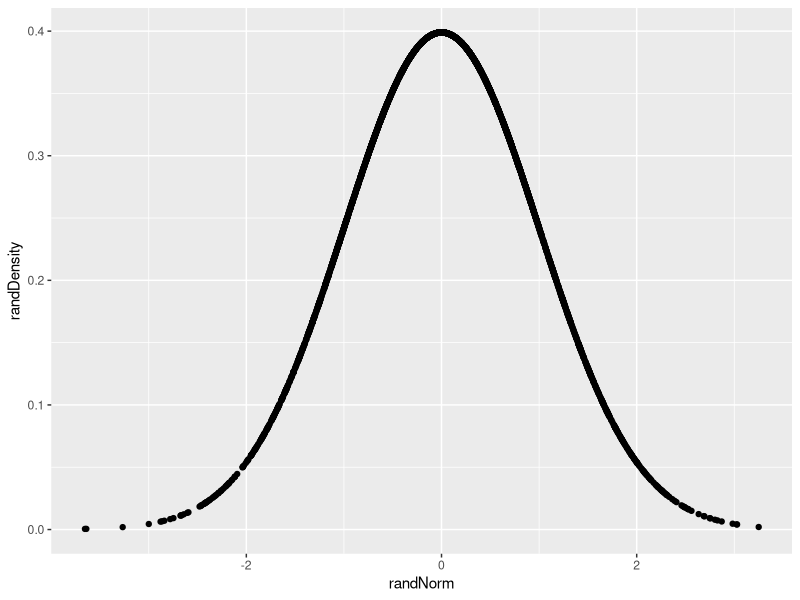
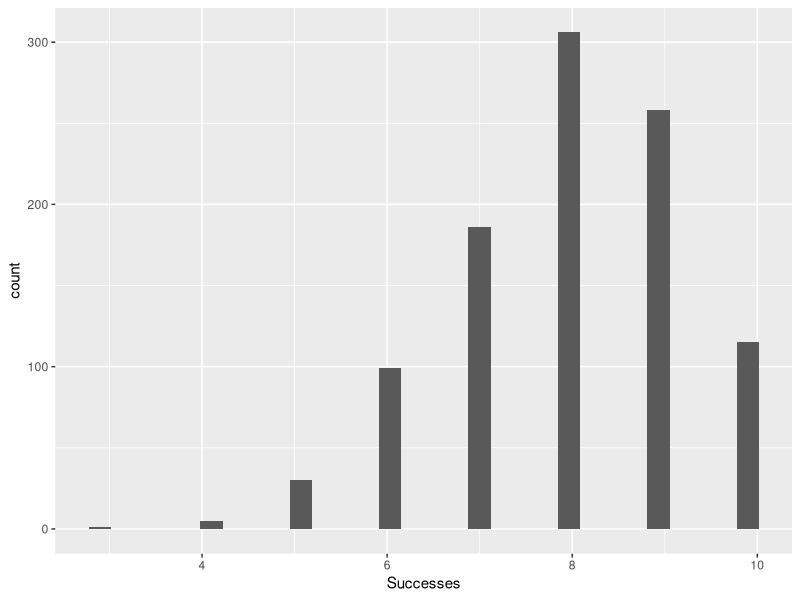

Reproduce these figures in R, in order. (Note: this script raises an error after producing the figures.)
#DTA250 - Fall 2023
#JJ

# Normal Distributions ----
# Perhaps the most famous, and most used, distribution is the normal 
# distribution.

#TODO
# Create 10 random numbers using the rnorm() function
rnorm(10)


# In the case above, the mean is automatically set to 0 and the standard
# deviation is set to 1. We can change these values by adding the mean and
# standard deviation arguments to the function.

#TODO
# Create 10 random numbers with a mean of 100 and a standard deviation of 20

rnorm(n=10, mean=100, sd=20)


# The dnorm() function will give us the probability density of a given value
# in a normal distribution. For example, if we want to know the probability
# density of the value 100 in a normal distribution with a mean of 100 and a
# standard deviation of 20, we can use the dnorm() function.



#TODO
# Create 10 random numbers using the rnorm() function and store it in a variable
# called randNorm10

randNorm10 <- rnorm(10)

randNorm10

#TODO
# Run the dnorm() function on randNorm10
dnorm(randNorm10)

## Plotting Normal Distributions ----
#TODO
# Create 3000 random numbers using rnorm() and assign it to a variable called 
# randNorm
# Calculate the distribution of randNorm using the dnorm() function and assign
# it to a variable called randDensity
# Create a data.frame called randDF with two columns: randNorm and randDensity
# Load the ggplot2 library
# Create a scatter plot using the ggplot() and geom_point() functions
# Set the data argument to randDF
# Set the x-axis to randNorm and the y-axis to randDensity

randNorm <- rnorm(3000)
randDensity <- dnorm(randNorm)
randDF <- data.frame(randNorm, randDensity)
library(tidyverse)
ggplot(data = randDF, aes(x=randNorm, y=randDensity)) +
  geom_point()

# The pnorm() function will give us the cumulative probability of a given
# value in a normal distribution.

#TODO
# Run the pnorm() function on randNorm10
randNorm10

pnorm(randNorm10)


# Binomial Distributions ----
# The binomial distribution is a discrete probability distribution that
# describes the probability of a given number of successes in a given number
# of trials in an experiment which has two possible outcomes (commonly called
# a binomial experiment). For example, the probability of getting 3 heads in 5
# coin tosses.

#TODO
# Execute the rbinom() function with n=1, size=10, prob=0.4
rbinom(n=1, size=10, prob=0.4)

#TODO
# Try the code above with n=5 and n=10
rbinom(n=5, size=10, prob=0.4)
rbinom(n=10, size=10, prob=0.4)


#TODO
# Try the above 3 examples but this time make sure size=1

rbinom(n=1, size=1, prob=0.4)
rbinom(n=5, size=1, prob=0.4)
rbinom(n=10, size=1, prob=0.4)


#TODO
# Create a data.frame called binomDF with one column called Successes where
# Successes is a random binomial distribution with n=1000, size=10, prob=0.3
# Create a histogram using the ggplot() and geom_histogram() functions
# Set the data argument to binomDF
# Set the x-axis to Successes

binomDF <- data.frame(Successes = rbinom(n=1000, size=10, prob=0.8))
ggplot(data = binomDF, aes(x=Successes)) +
  geom_histogram()

# Poisson Distributions ----
# The Poisson distribution is a discrete probability distribution that
# describes the probability of a given number of events occurring in a fixed
# interval of time or space if these events occur with a known constant mean
# rate and independently of the time since the last event. For example, the
# probability of 3 customers arriving at a store in 1 hour if customers arrive
# at a rate of 3 per hour.

#TODO
# Using the rpois() function, create a random poisson distribution with 
# n=10000 and lambda=1.
# Save the results in a variable called pois1


#TODO
# Repeat the last TODO 4 more times but this time change lambda to 2, 5, 10, and 20
# Save the results in variables called pois2, pois5, pois10, and pois20


#TODO
# Create a data.frame called poisDF with 5 columns: Lambda.1, Lambda.2, Lambda.5,
# Lambda.10, and Lambda.20
# Set each column to the corresponding variable from the last TODO


#TODO
# We need to do some reshaping for the data to be in the correct format for
# plotting.
# Load the tidyr library
# Use the melt() function to reshape the data
# Run the following code.

library(tidyr)
poisDF <- poisDF |>
    pivot_longer(
        cols=everything(),
        names_to="Lambda",
        values_to="Count"
    )

poisDF <- poisDF |>
    mutate(Lambda=str_extract(Lambda, "[:digit:]+") |> 
    as.numeric() |> 
    as.factor()
    )

#TODO
# Create a histogram using the ggplot() and geom_histogram() functions
# Create a facet wrap using the facet_wrap() function to display the 5 different
# lambda values



#TODO
# Create a density plot using the ggplot() and geom_density() functions

